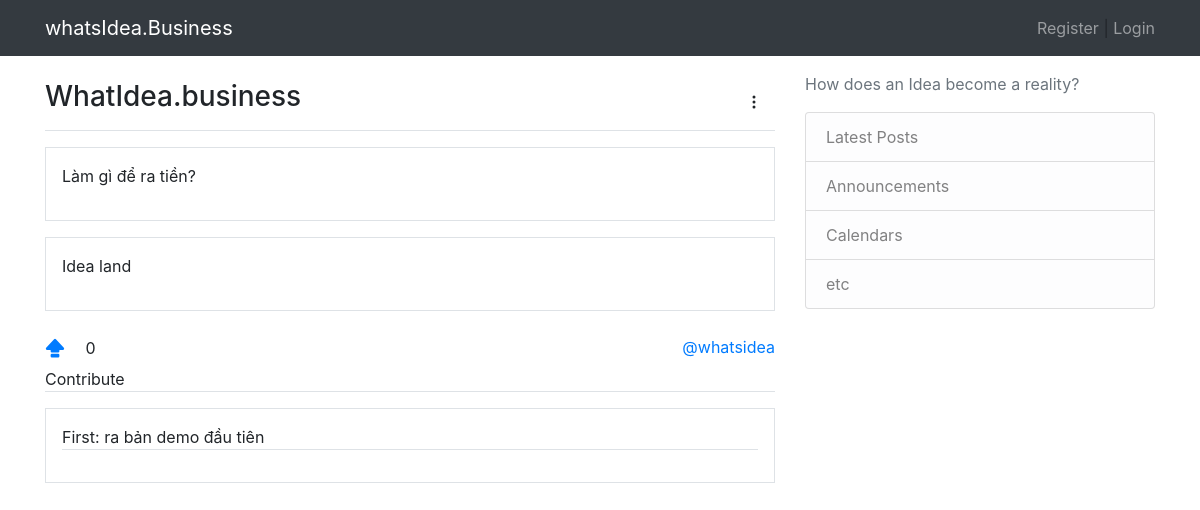
/idea/whatsidea/, run on an earlier commit of the app's database.
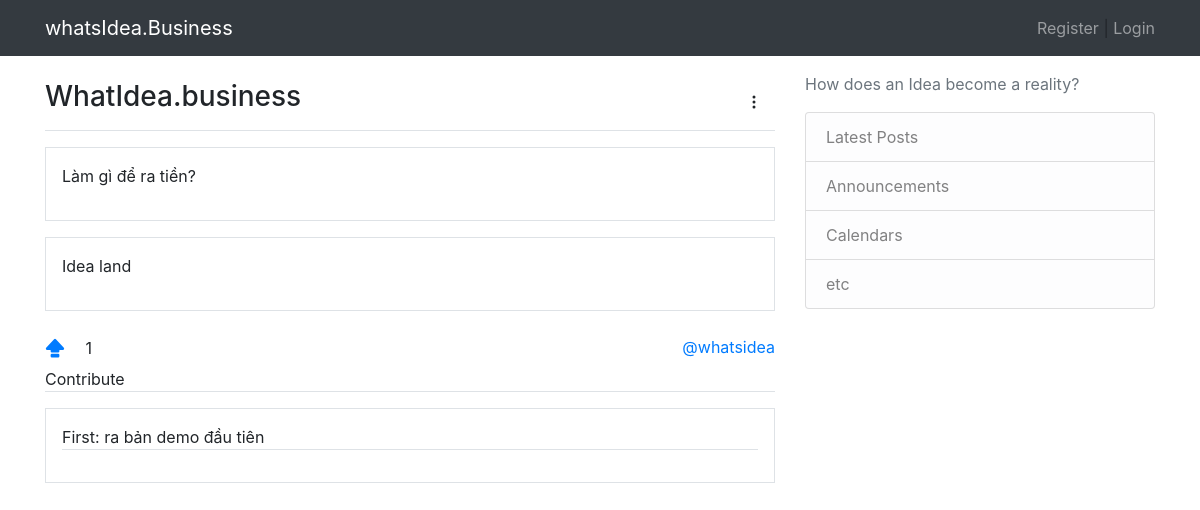
And on a later commit of the database.
### core/models.py (models this page shows, shortened)
class Idea(models.Model):
    user = models.ManyToManyField(User)
    title = models.CharField(max_length=500)
    slug = models.SlugField(max_length=500, unique=True)
    problem = models.TextField()
    solution = models.TextField()
    is_publish = models.BooleanField(default=True)
    is_success = models.BooleanField(default=False)
    address = models.CharField(max_length=200, blank=True)
    phone = models.CharField(max_length=12, blank=True)
    website = models.CharField(max_length=30, blank=True)
    corver_image = models.ImageField(upload_to="media/", blank=True)
    date_created = models.DateTimeField(auto_now_add=True)

### idea/views.py (the view)
# urls.py: path("<slug:slug>/", views.idea_detail, name="idea-detail-page")
def idea_detail(request, slug):
    idea = get_object_or_404(models.Idea, slug=slug)
    contributes = idea.contribute_set.filter(parent__isnull=True)
    context = {
        "idea": idea,
        "contributes": contributes
    }
    return render(request, "idea-detail.html", context)

### templates/idea-detail.html (shortened to what this page needs)
{% extends 'base.html' %}
{%load static %}
{% load crispy_forms_tags %}
{% block content %}
<main>
    <nav class="navbar px-0 border-bottom">
        <h1 class="h3">{{ idea.title }}</h1>
        <div class="dropdown">
            <button type="button" class="btn" id="dropdownMenuButton" data-toggle="dropdown" aria-haspopup="true"
                aria-expanded="false">
                <svg width="1em" height="1em" viewBox="0 0 16 16" class="bi bi-three-dots-vertical" fill="currentColor"
                    xmlns="http://www.w3.org/2000/svg">
                    <path fill-rule="evenodd"
                        d="M9.5 13a1.5 1.5 0 1 1-3 0 1.5 1.5 0 0 1 3 0zm0-5a1.5 1.5 0 1 1-3 0 1.5 1.5 0 0 1 3 0zm0-5a1.5 1.5 0 1 1-3 0 1.5 1.5 0 0 1 3 0z">
                    </path>
                </svg>
            </button>
        </div>
    </nav>
    <div class="p-3 my-3 border border-left-secondary">
        <p>{{ idea.problem }}</p>
    </div>
    <div class="p-3 my-3 border border-left-secondary">
        <p>{{ idea.solution }}</p>
    </div>
    <div class="d-flex justify-content-between align-items-center">
        <div class="vote">
            <a class="navbar-brand" href="">
            </a>
            <span>{{ idea.vote_set.all.count }}</span>
        </div>
        <a href="{% url 'idea-detail-page' idea.slug %}">
            @{{ idea.slug }}
        </a>
    </div>
    <div class="contribute-area">
        <p class="border-bottom">Contribute</p>
    </div>
    {% for post in idea.post_set.all %}
    <div class="border border-left-dark p-3 my-3">
        <p class="border-bottom">
            {{ post.content }}
        </p>
    </div>
    {% endfor %}
</main>
{% endblock content %}

What changed in the data, as far as the page shows it:
changed Idea "WhatIdea.business": vote_set.all.count "0" → "1"
